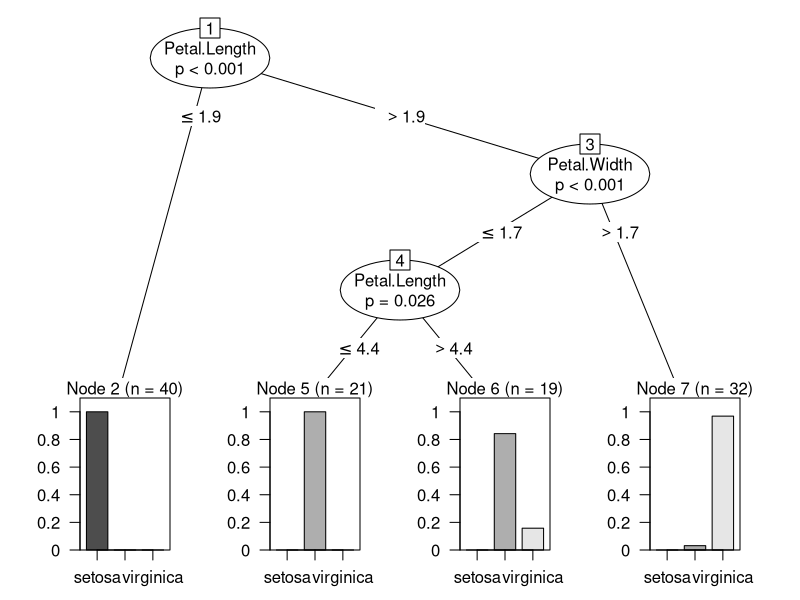
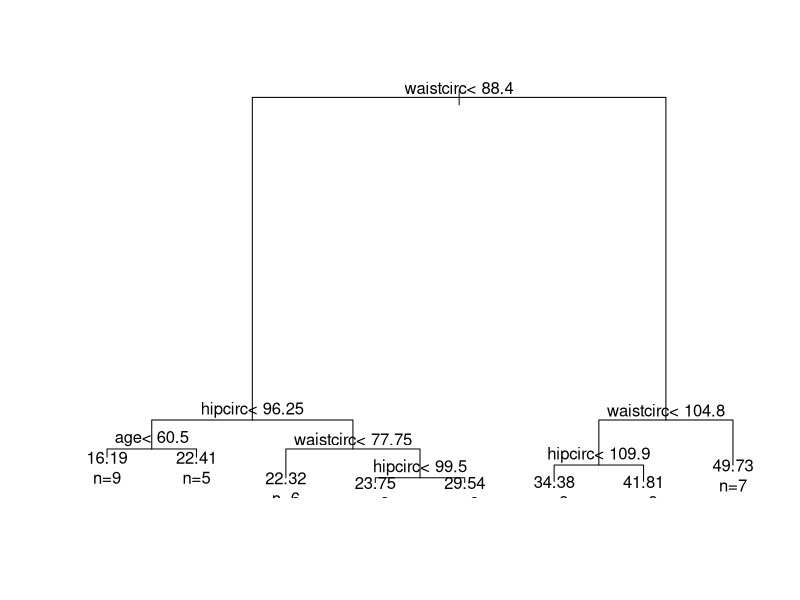
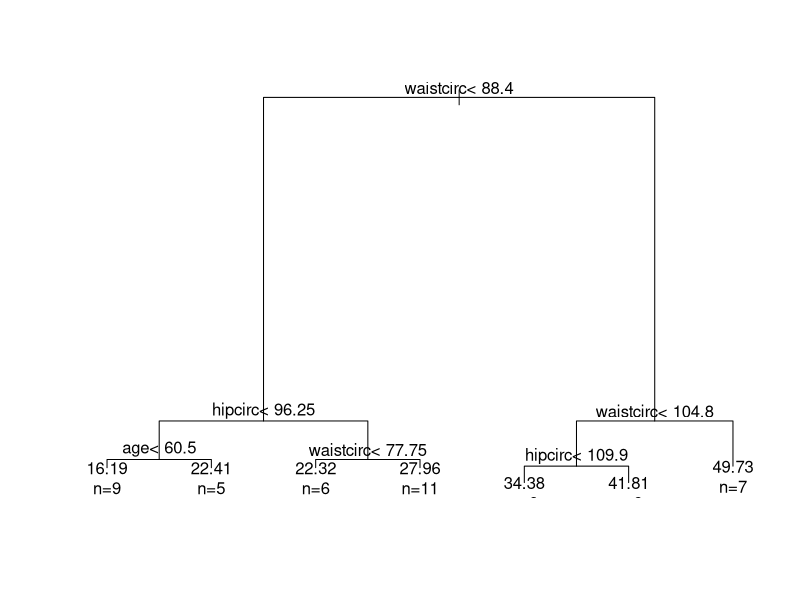
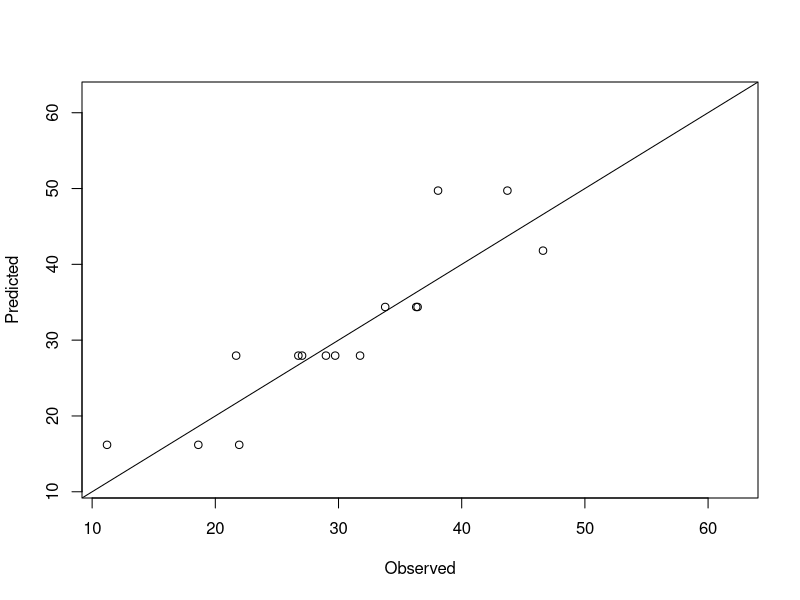

Write R code to recreate these figures, in order.
str(iris)

set.seed(1234)
ind = sample(2, nrow(iris), replace=TRUE, prob=c(0.7,0.3))
traindata = iris[ind==1,]
testdata = iris[ind==2,]

library(party)
myFormula = Species ~ Sepal.Length + Sepal.Width + Petal.Length + Petal.Width
iris_ctree = ctree(myFormula, data = traindata)
table(predict(iris_ctree),traindata$Species)

print(iris_ctree)

plot(iris_ctree)

data("bodyfat", package="TH.data")
dim(bodyfat)
attributes(bodyfat)
str(bodyfat)

set.seed(1234)
ind = sample(2, nrow(bodyfat), replace=TRUE, prob=c(0.7, 0.3))
bodyfat.train = bodyfat[ind==1,]
bodyfat.test = bodyfat[ind==2,]
library(rpart)
myFormula = DEXfat ~ age + waistcirc + hipcirc + elbowbreadth + kneebreadth
bodyfat_rpart = rpart(myFormula, data = bodyfat.train, control = rpart.control(minsplit = 10))
attributes(bodyfat_rpart)
print(bodyfat_rpart$cptable)
print(bodyfat_rpart)
plot(bodyfat_rpart)
text(bodyfat_rpart, use.n=T)
opt = which.min(bodyfat_rpart$cptable[,"xerror"])
cp = bodyfat_rpart$cptable[opt,"CP"]
bodyfat_prune = prune(bodyfat_rpart, cp = cp)
print(bodyfat_prune)
plot(bodyfat_prune)
text(bodyfat_prune, use.n=T)
DEXfat_pred = predict(bodyfat_prune, newdata=bodyfat.test)
xlim = range(bodyfat$DEXfat)
plot(DEXfat_pred ~ DEXfat, data=bodyfat.test, xlab="Observed", ylab="Predicted", ylim=xlim, xlim=xlim)
abline(a=0, b=1)
